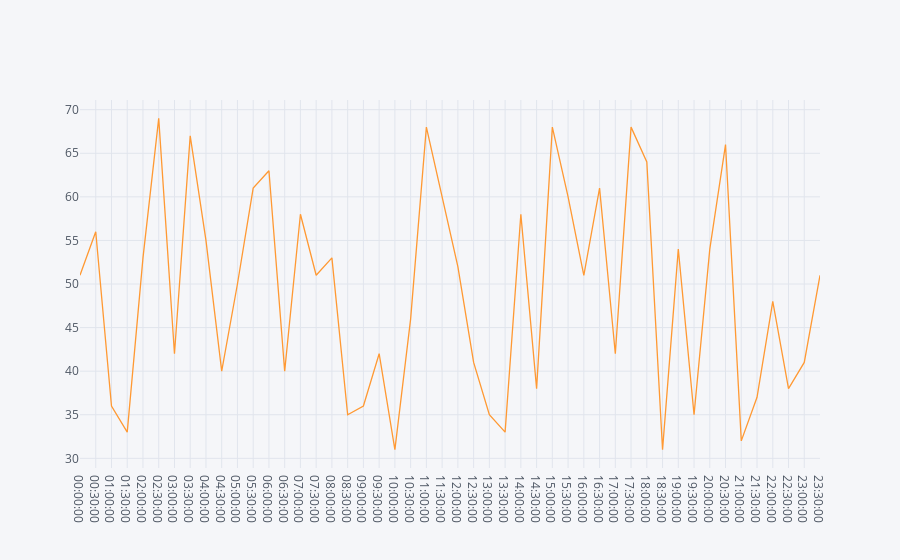

The code cell stored with this chart in its notebook:
### Code cell
xl.iplot(kind='line',x='Time',y='Humidity',size=10)

### Figure 1 — Plotly figure (JSON) as saved in the notebook; plotly's stock layout.template omitted (floating-point values rounded to 4 significant figures)
{"data": [{"line": {"color": "rgba(255, 153, 51, 1.0)", "dash": "solid", "shape": "linear", "width": 1.3}, "mode": "lines", "name": "Humidity", "text": "", "type": "scatter", "x": ["00:00:00", "00:30:00", "01:00:00", "01:30:00", "02:00:00", "02:30:00", "03:00:00", "03:30:00", "04:00:00", "04:30:00", "05:00:00", "05:30:00", "06:00:00", "06:30:00", "07:00:00", "07:30:00", "08:00:00", "08:30:00", "09:00:00", "09:30:00", "10:00:00", "10:30:00", "11:00:00", "11:30:00", "12:00:00", "12:30:00", "13:00:00", "13:30:00", "14:00:00", "14:30:00", "15:00:00", "15:30:00", "16:00:00", "16:30:00", "17:00:00", "17:30:00", "18:00:00", "18:30:00", "19:00:00", "19:30:00", "20:00:00", "20:30:00", "21:00:00", "21:30:00", "22:00:00", "22:30:00", "23:00:00", "23:30:00"], "y": [51, 56, 36, 33, 53, 69, 42, 67, 55, 40, 50, 61, 63, 40, 58, 51, 53, 35, 36, 42, 31, 46, 68, 60, 52, 41, 35, 33, 58, 38, 68, 60, 51, 61, 42, 68, 64, 31, 54, 35, 54, 66, 32, 37, 48, 38, 41, 51]}], "layout": {"legend": {"bgcolor": "#F5F6F9", "font": {"color": "#4D5663"}}, "paper_bgcolor": "#F5F6F9", "plot_bgcolor": "#F5F6F9", "title": {"font": {"color": "#4D5663"}}, "xaxis": {"gridcolor": "#E1E5ED", "showgrid": true, "tickfont": {"color": "#4D5663"}, "title": {"font": {"color": "#4D5663"}, "text": ""}, "zerolinecolor": "#E1E5ED"}, "yaxis": {"gridcolor": "#E1E5ED", "showgrid": true, "tickfont": {"color": "#4D5663"}, "title": {"font": {"color": "#4D5663"}, "text": ""}, "zerolinecolor": "#E1E5ED"}}}
